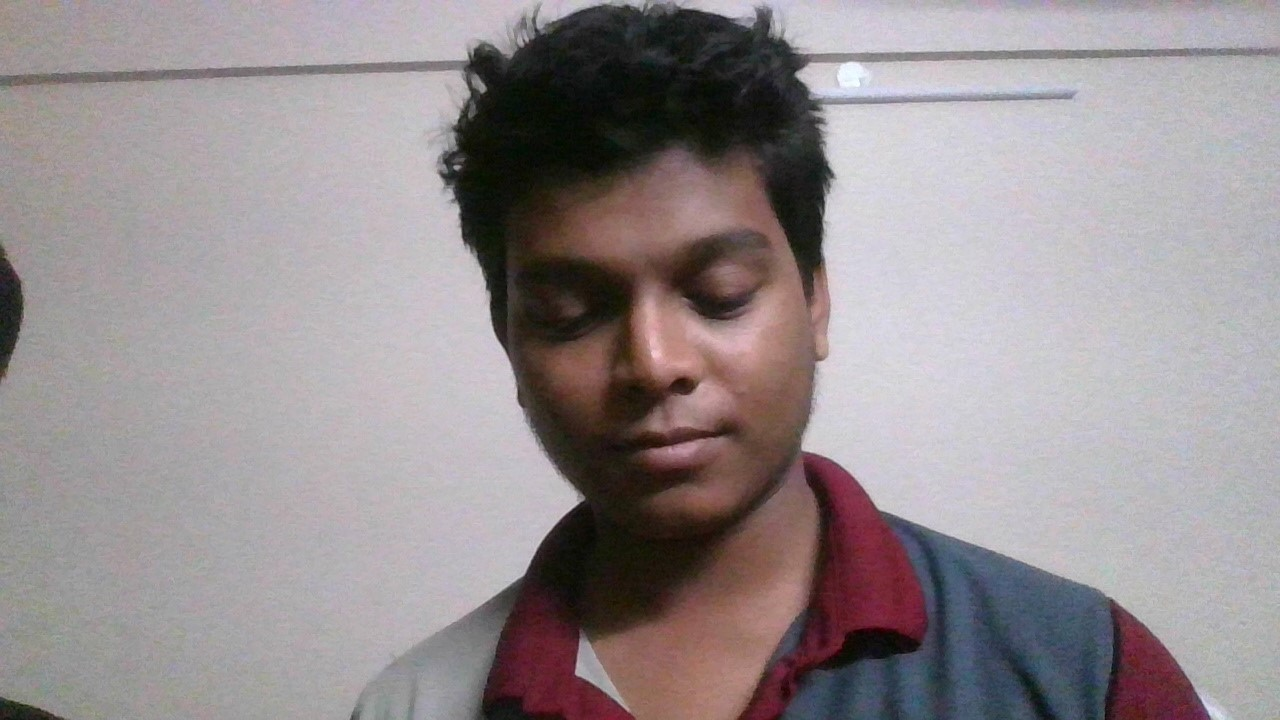
#> input picture face/om/WIN_20220902_00_11_07_Pro.jpg, 1280 x 720 px, given as the content of the folder C:/Users/Raghuvir/Desktop/new/face/sumo, which was not available
$ python draw.py
#> lines starting #> are read from the running program, lines starting #| are printed output that depends on the picture; pictures that were not available may be replaced by others from this repository, and a replacement may not be noted
import cv2 as cv
import numpy as np
import matplotlib.pyplot as plt
import os
capture=cv.VideoCapture(0)
har_cascade=cv.CascadeClassifier("harr_face.xml")
people= ['sumo','raghu','om']
DIR = r'C:\Users\Raghuvir\Desktop\new\face'
features=[]
labels=[]
def create_train():
    for person in people:
        path = os.path.join(DIR,person)
        label=people.index(person)


        for img in os.listdir(path):
            img_path=os.path.join(path,img)
            img_array= cv.imread(img_path)
#> img_array is the input picture: shape (720, 1280, 3); mean B, G, R 143.9, 141.6, 149.6
            gray=cv.cvtColor(img_array,cv.COLOR_BGR2GRAY)
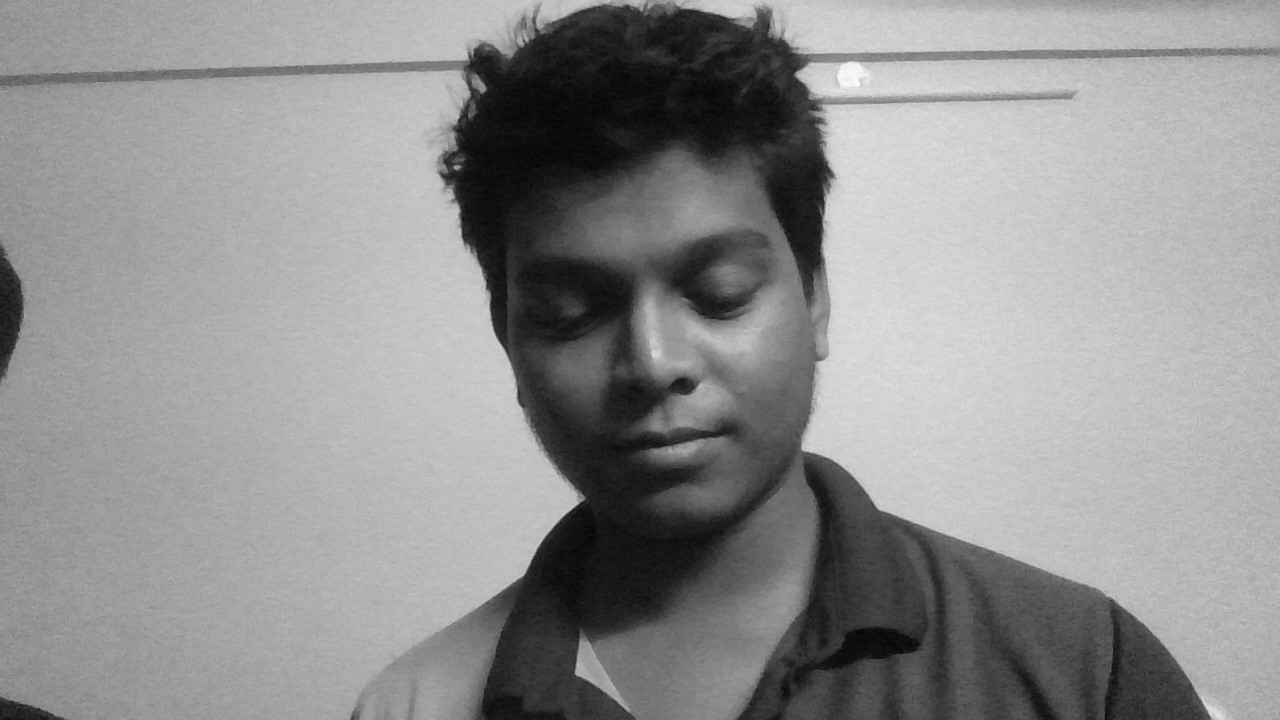
#> gray: shape (720, 1280); min 4, max 252, mean 144.3

            faces_react=har_cascade.detectMultiScale(gray,scaleFactor=1.1,minNeighbors=11)
#> faces_react = [[464, 147, 374, 374]]
            for (x,y,w,h) in faces_react:
                faces_roi=gray[y:y+h, x:x+w]
                features.append(faces_roi)
                labels.append(label)
#> this loop made 1 pass
#> pass 1, in create_train, `faces_roi=gray[y:y+h, x:x+w]`:
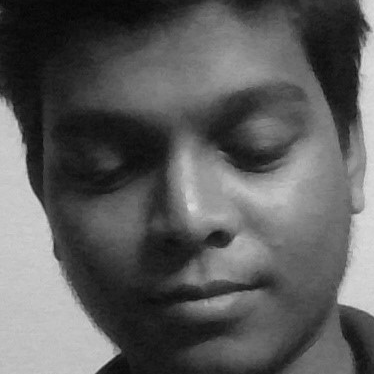
#> faces_roi: shape (374, 374); min 4, max 220, mean 92.1
#> after the loop, features = 1 item; labels = [0]
#> pass 3 of the loop in create_train, `for person in people:`:
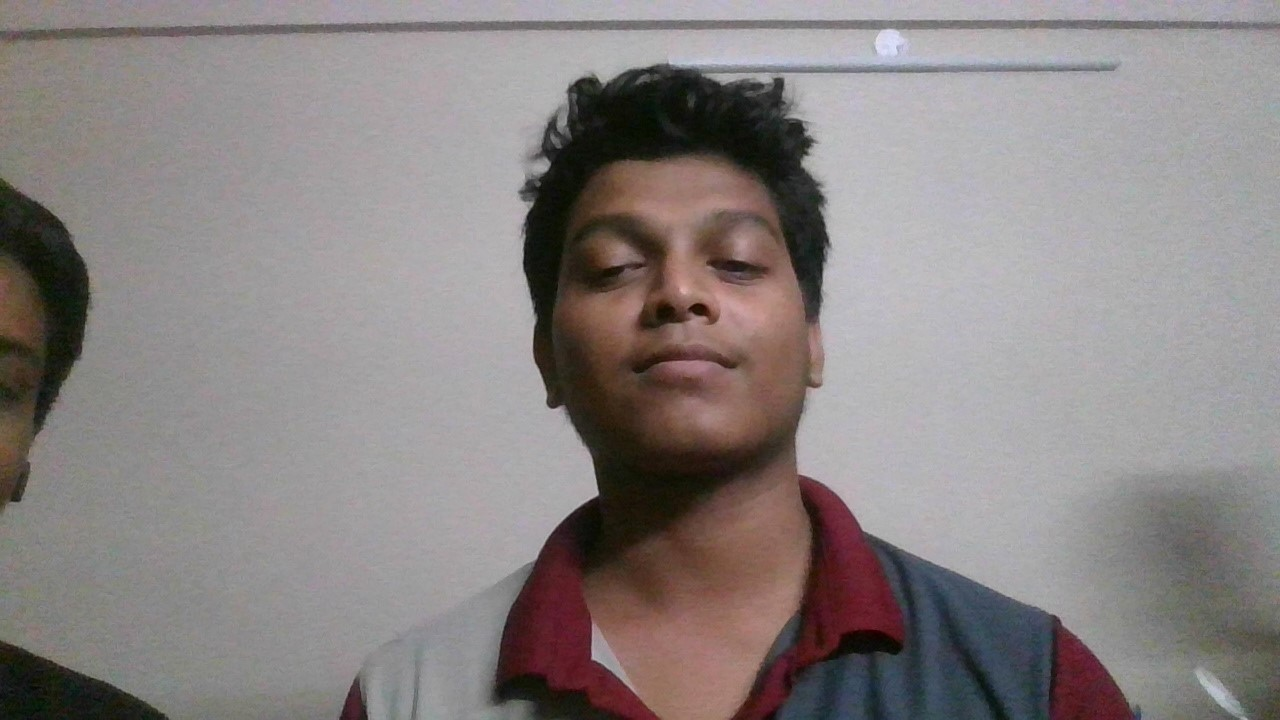
#> input picture face/om/WIN_20220902_00_10_52_Pro.jpg, 1280 x 720 px, found by its file name
#> in create_train, img_array is the input picture: shape (720, 1280, 3); mean B, G, R 130.3, 130.9, 137.4
#> in create_train, `gray=cv.cvtColor(img_array,cv.COLOR_BGR2GRAY)`:
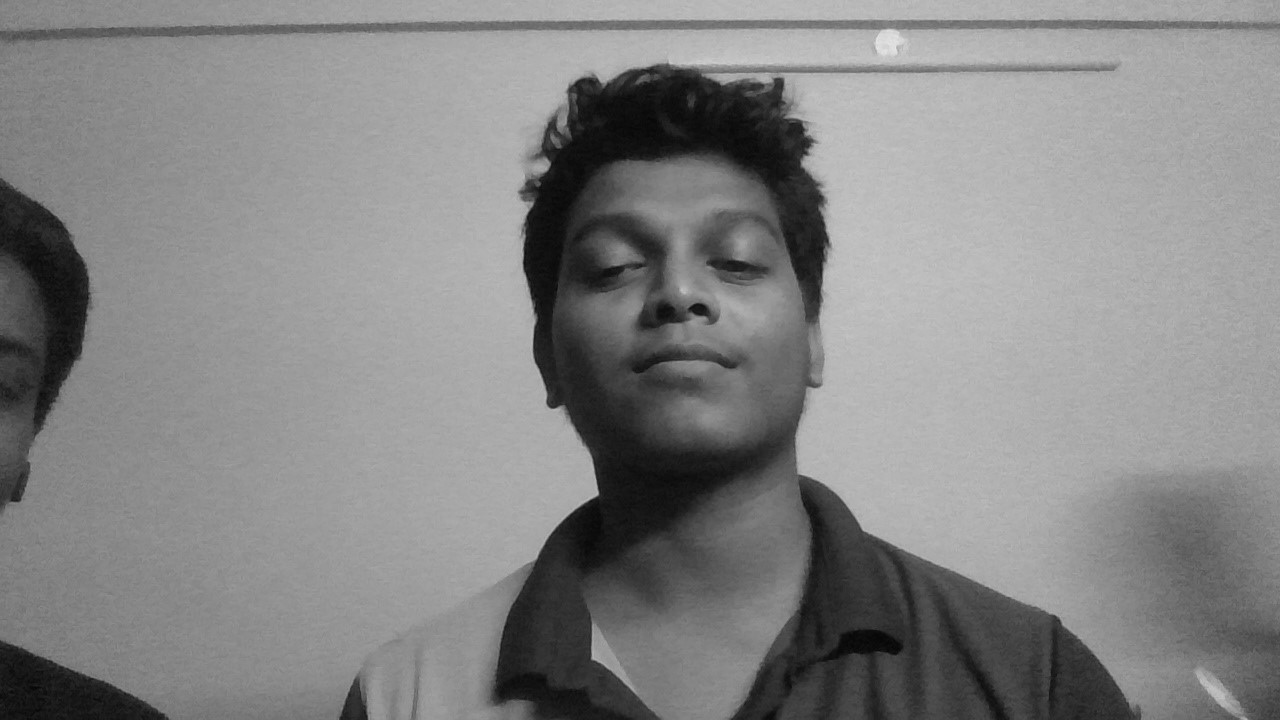
#> gray: shape (720, 1280); min 4, max 233, mean 132.8
#> faces_react = [[526, 136, 312, 312]]
#> the loop in create_train, `for (x,y,w,h) in faces_react:` made 1 pass
#> pass 1, in create_train, `faces_roi=gray[y:y+h, x:x+w]`:
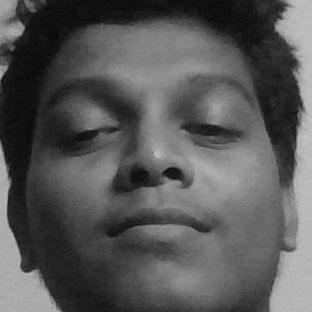
#> faces_roi: shape (312, 312); min 7, max 195, mean 87.2
#> after the loop in create_train, `for (x,y,w,h) in faces_react:`: features = 3 items; labels = [0, 1, 2]

create_train()

#> (the run stopped early here; a loop or call above may not have finished)
